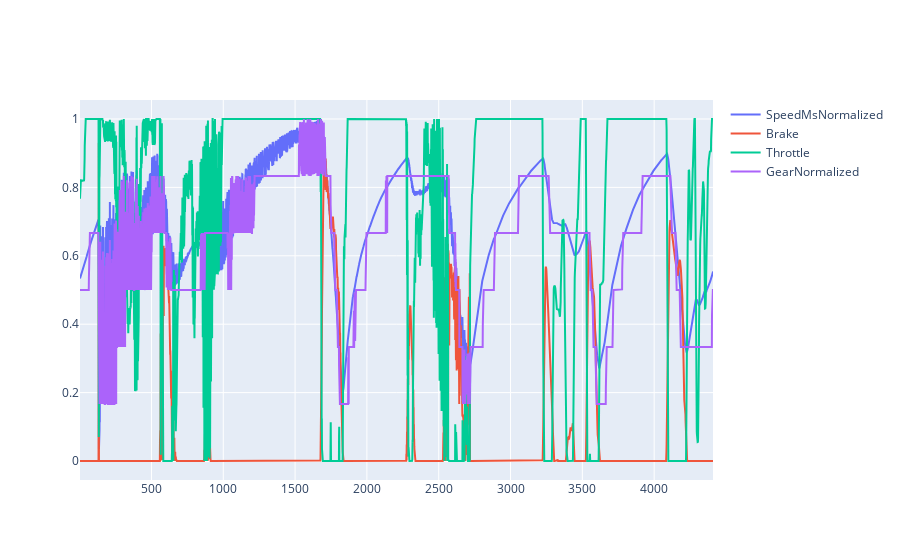

The code cell stored with this chart in its notebook:
### Code cell
def lap_fig(df):
    fig = go.Figure()

    fig.add_scatter(
        x=df["DistanceRoundTrack"],
        y=df["SpeedMsNormalized"],
        marker=dict(size=2),
        name="SpeedMsNormalized",
    )

    fig.add_scatter(
        x=df["DistanceRoundTrack"],
        y=df["Brake"],
        marker=dict(size=1),
        name="Brake",
    )

    fig.add_scatter(
        x=df["DistanceRoundTrack"],
        y=df["Throttle"],
        marker=dict(size=1),
        name="Throttle",
    )

    fig.add_scatter(
        x=df["DistanceRoundTrack"],
        y=df["GearNormalized"],
        marker=dict(size=1),
        name="GearNormalized",
    )
    return fig


lap_fig(df).show()

### Figure 1 — Plotly figure (JSON) as saved in the notebook; plotly's stock layout.template omitted (floating-point values rounded to 4 significant figures; data arrays with more than 128 entries replaced by an {"elided": "..."} marker saying what was removed)
{"data": [{"marker": {"size": 2}, "name": "SpeedMsNormalized", "type": "scatter", "x": {"elided": "4409 float values"}, "y": {"elided": "4409 float values"}}, {"marker": {"size": 1}, "name": "Brake", "type": "scatter", "x": {"elided": "4409 float values"}, "y": {"elided": "4409 float values"}}, {"marker": {"size": 1}, "name": "Throttle", "type": "scatter", "x": {"elided": "4409 float values"}, "y": {"elided": "4409 float values"}}, {"marker": {"size": 1}, "name": "GearNormalized", "type": "scatter", "x": {"elided": "4409 float values"}, "y": {"elided": "4409 float values"}}], "layout": {}}
